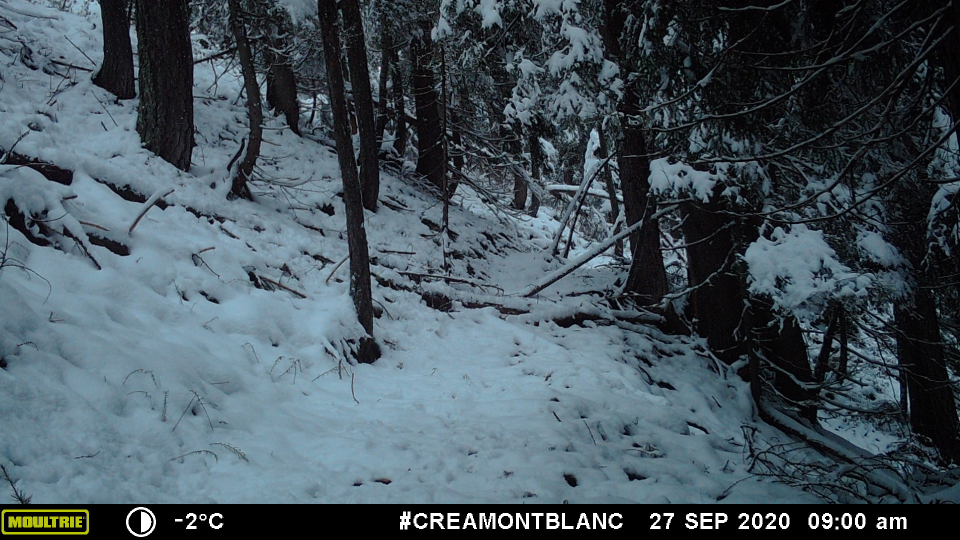
#> input picture peclerey1600__2020-09-27__09-00-00(1).JPG, 1920 x 1080 px, found by its file name (shown at 1/2 size)
$ python seuillagearbreproba.py
#> lines starting #> are read from the running program, lines starting #| are printed output that depends on the picture; long printed decimals are rounded
#importation
import numpy as np
import pandas as pd
import matplotlib.pyplot as plt
import os
import cv2 as cv
#création d'un tableau avec 9 images
img1= cv.imread('peclerey1600__2020-09-27__09-00-00(1).jpg')
#> img1 is the input picture: shape (1080, 1920, 3); mean B, G, R 92.7, 83.8, 69.2
img2 = cv.imread('peclerey1600__2020-07-08__09-00-00(1).jpg')
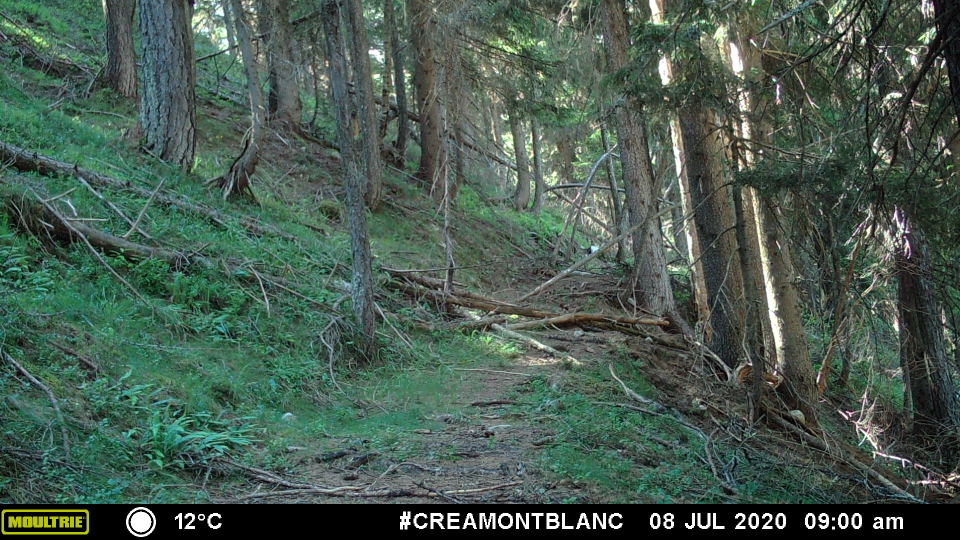
#> input picture peclerey1600__2020-07-08__09-00-00(1).JPG, 1920 x 1080 px, found by its file name (shown at 1/2 size)
#> img2 is the input picture: shape (1080, 1920, 3); mean B, G, R 79.9, 91.4, 72
img3= cv.imread('para1900__2019-11-22__13-00-00(1).jpg')
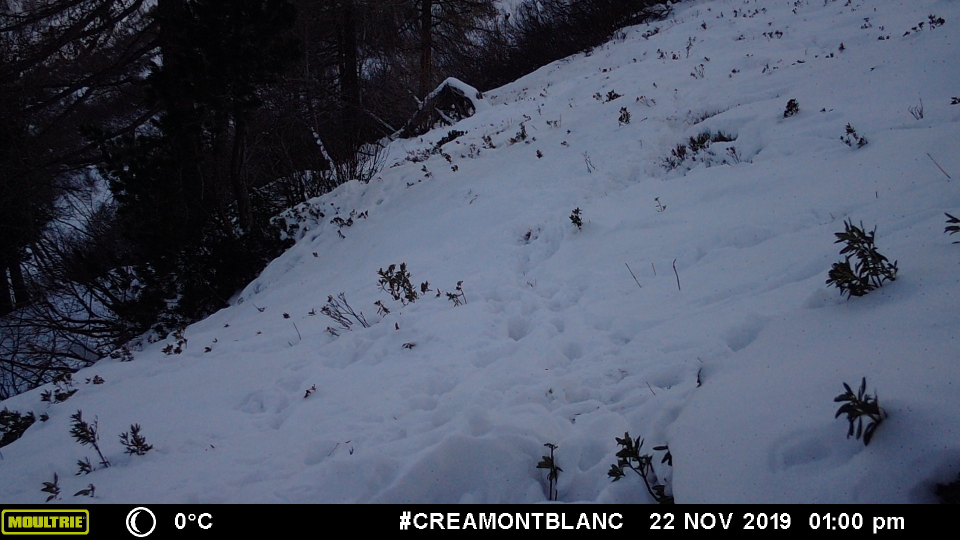
#> input picture para1900__2019-11-22__13-00-00(1).JPG, 1920 x 1080 px, found by its file name (shown at 1/2 size)
#> img3 is the input picture: shape (1080, 1920, 3); mean B, G, R 99.2, 81.7, 74.3
img4= cv.imread('para1900__2020-06-01__13-00-00(1).jpg')
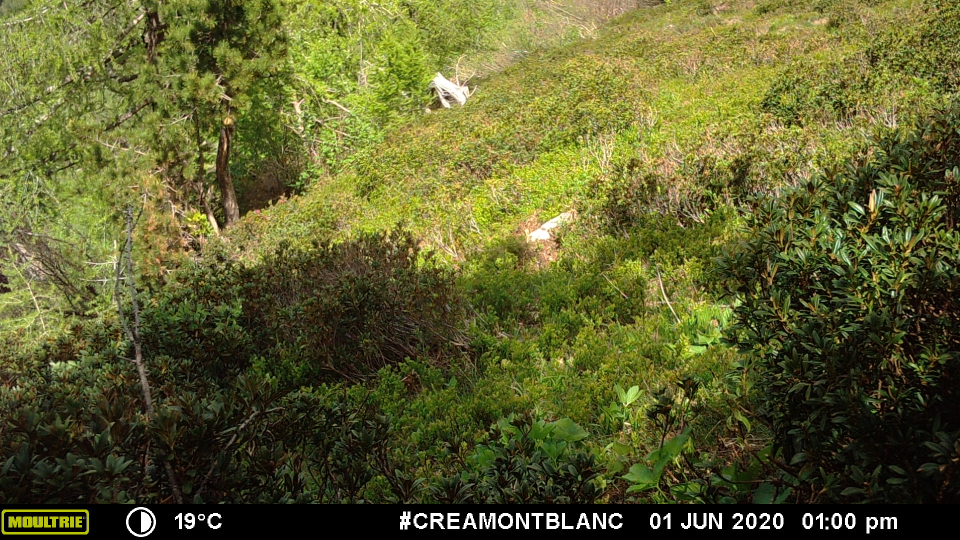
#> input picture para1900__2020-06-01__13-00-00(1).JPG, 1920 x 1080 px, found by its file name (shown at 1/2 size)
#> img4 is the input picture: shape (1080, 1920, 3); mean B, G, R 45.3, 95.1, 94.2
img5= cv.imread('para2100__2020-07-20__16-00-00(1).jpg')
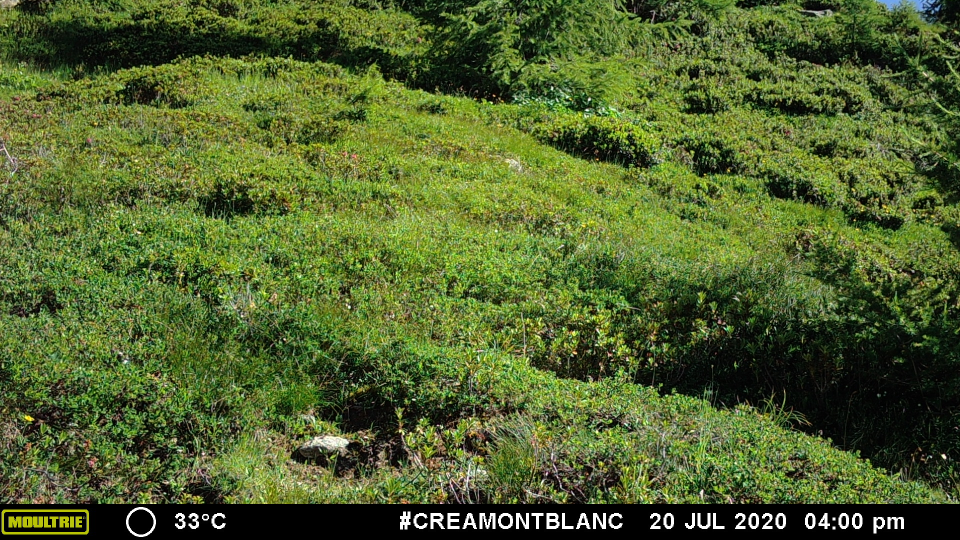
#> input picture para2100__2020-07-20__16-00-00(1).JPG, 1920 x 1080 px, found by its file name (shown at 1/2 size)
#> img5 is the input picture: shape (1080, 1920, 3); mean B, G, R 45.6, 98.3, 81.6
img6= cv.imread('Para2100__2020-11-21__09-00-00(1).jpg')
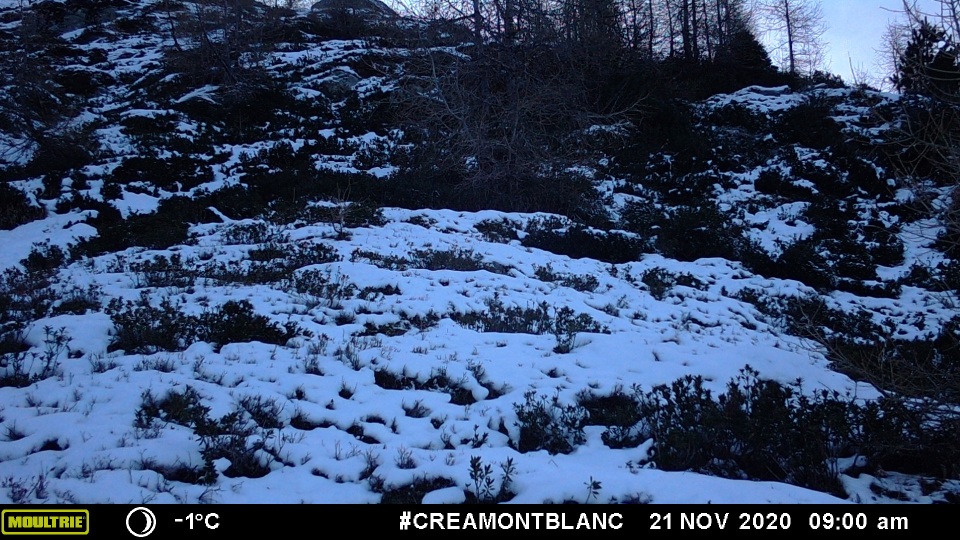
#> input picture Para2100__2020-11-21__09-00-00(1).JPG, 1920 x 1080 px, found by its file name (shown at 1/2 size)
#> img6 is the input picture: shape (1080, 1920, 3); mean B, G, R 102.1, 70.7, 52.7
img7= cv.imread('peclerey1400Planet__2021-04-14__09-00-00(1).jpg')
img8= cv.imread('peclerey1400Planet__2021-07-03__09-00-00(1).jpg')
img9= cv.imread('peclerey2200Nord__2020-12-21__09-00-00(1).jpg')

imgs = []
imgs.append(img1)
imgs.append(img2)
imgs.append(img3)
imgs.append(img4)
imgs.append(img5)
imgs.append(img6)
imgs.append(img7)
imgs.append(img8)
imgs.append(img9)

#fonction pour recadrer l'image
def resize(img, scale_percent):
    img=img[0:img.shape[0]-80,0:img.shape[1]]
    width = int(img.shape[1] * scale_percent / 100)
    height = int(img.shape[0] * scale_percent / 100)
    dim = (width, height)
    res = cv.resize(img, dim, interpolation=cv.INTER_CUBIC)
    return(res)

#fonction de seuillage
def seuillage(img):
    gray = cv.cvtColor(img, cv.COLOR_BGR2GRAY)
    ret1,th1 = cv.threshold(gray, 0, 255, cv.THRESH_BINARY+cv.THRESH_OTSU)
    th1=th1/255
    return(np.sum(th1)*100/np.size(th1))

#fonction de dectection de vert
def detectvert(img):
    mask2 = cv.inRange(img, (0, 50, 0), (100,255,90))
    mask2=mask2/255
    return(np.sum(mask2)*100/np.size(mask2))

#main
def run(img):
    #on affiche le tableau d'image
    for i in range(len(img)):
        img=img[i]
        img=resize(img,50)
        plt.imshow(img)
        plt.show()
        #algorithme de l'arbre de proba
        taux_vert=detectvert(img)
        print(taux_vert)
        if taux_vert>20:
            print('il y a de la verdure')
        else:
                taux_neige=seuillage(img)
                if taux_neige<40:
                    print("C'est la mi-saison")
                else:
                    print('Il y a de la neige')
#> this loop made 2 passes
#> (taux_vert, ret1 in seuillage, taux_neige) on pass 1: (10.9, 77, 55.89)
#| 10.895
#| Il y a de la neige
#> pass 1, in detectvert, `mask2 = cv.inRange(img, (0, 50, 0), (100,255,90))`:
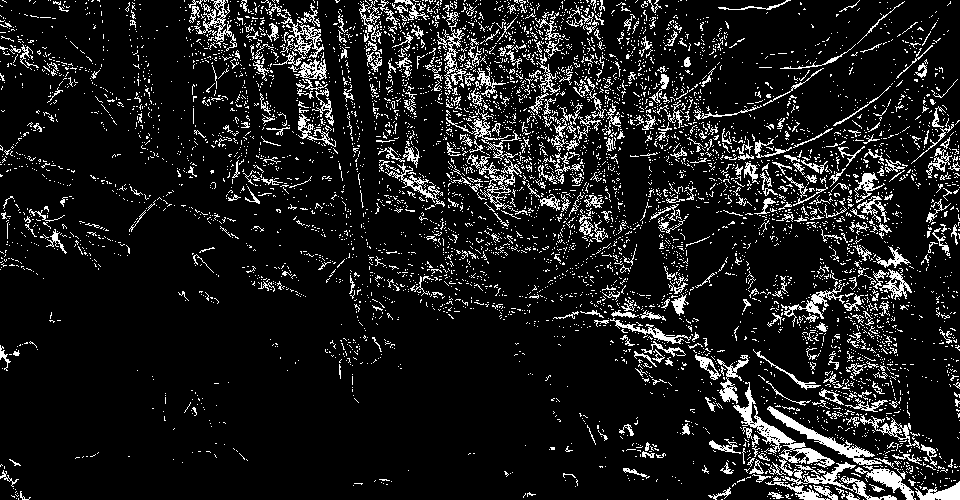
#> mask2: shape (500, 960); 10.9% white in thin lines or dots
#> pass 2, in run, `plt.show()`:
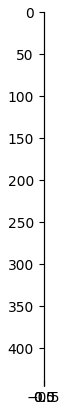
#> figure drawn by matplotlib, 1 panel
#> after the loop, img = 440 values, max 191 at index 47, min 0 at index 95, mean 55.2


#> (the run stopped early here; a loop or call above may not have finished)
